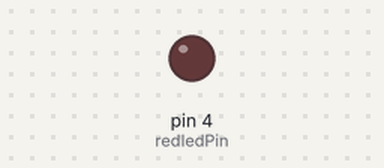
This sketch was run on a simulated Arduino Uno, built with avr-gcc and run on an emulated ATmega328P. Parts: output pins drawn as LEDs (lit = HIGH).

Above: at 7.0 s.
At 19.5 s:
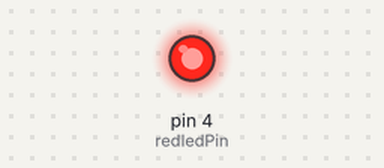
Timing chart, 0 to 32.5 s (numbered marks = the images above):
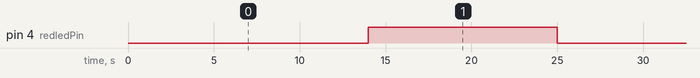

Measured:
- by itself, pin 4 (redledPin): alternates HIGH for 11.0 s and LOW for 14.0 s

The sketch:

Basic_RGB_LED.ino
```cpp
const int redledPin =  4;// the number of the red LED pin
const int blueledPin =  3;// the number of the yellow LED pin
const int greenledPin =  2;// the number of the green LED pin
void setup() {
  // put your setup code here, to run once:
  pinMode(redledPin, OUTPUT);
  //pinMode(yellowledPin, OUTPUT);
  //pinMode(greenledPin, OUTPUT);
}

void loop() {
  int i = 0;
  // put your main code here, to run repeatedly:
  for( i=100; i<150; i++){
  analogWrite(redledPin, i );
  delay(500);
  }
}
```

Tiny9_LIS2HH12.h
```cpp
#include "Arduino.h"

#ifndef LIS2HH12_h
#define LIS2HH12_h

/*************************** REGISTER MAP ***************************/
#define LIS2HH12_RESERVED0		0x00		// Reserved. Do Not Access.
#define LIS2HH12_RESERVED1		0x01		// Reserved. Do Not Access.
#define LIS2HH12_RESERVED2		0x02		// Reserved. Do Not Access.
#define LIS2HH12_RESERVED3		0x03		// Reserved. Do Not Access.
#define LIS2HH12_RESERVED4		0x04		// Reserved. Do Not Access.
#define LIS2HH12_RESERVED5		0x05		// Reserved. Do Not Access.
#define LIS2HH12_RESERVED6		0x06		// Reserved. Do Not Access.
#define LIS2HH12_RESERVED7		0x07		// Reserved. Do Not Access.
#define LIS2HH12_RESERVED8		0x08		// Reserved. Do Not Access.
#define LIS2HH12_RESERVED9		0x09		// Reserved. Do Not Access.
#define LIS2HH12_RESERVEDA		0x0A		// Reserved. Do Not Access.
#define LIS2HH12_TEMP_L			0x0B		// Temperature Low Significant Byte (Read)
#define LIS2HH12_TEMP_H			0x0C		// Temperature High Significant Byte (Read)
#define LIS2HH12_RESERVEDE		0x0E		// Reserved. Do Not Access.
#define LIS2HH12_WHO_AM_I		0x0F		// Device ID. (Read)
#define LIS2HH12_ACT_THS		0x1E		// ? (Read/Write)
#define LIS2HH12_ACT_DUR		0x1F		// ? (Read/Write)
#define LIS2HH12_CTRL1			0x20		// Control Register (Read/Write)
#define LIS2HH12_CTRL2			0x21		// Control Register (Read/Write)
#define LIS2HH12_CTRL3			0x22		// Control Register (Read/Write)
#define LIS2HH12_CTRL4			0x23		// Control Register (Read/Write)
#define LIS2HH12_CTRL5			0x24		// Control Register (Read/Write)
#define LIS2HH12_CTRL6			0x25		// Control Register (Read/Write)
#define LIS2HH12_CTRL7			0x26		// Control Register (Read/Write)
#define LIS2HH12_STATUS			0x27		// Status Data Register (Read)
#define LIS2HH12_OUT_X_L		0x28		// X-Axis_Low BYTE (READ)
#define LIS2HH12_OUT_X_H		0x29		// X-Axis_High BYTE (READ)
#define LIS2HH12_OUT_Y_L		0x2A		// X-Axis_Low BYTE (READ)
#define LIS2HH12_OUT_Y_H		0x2B		// X-Axis_High BYTE (READ)
#define LIS2HH12_OUT_Z_L		0x2C		// X-Axis_Low BYTE (READ)
#define LIS2HH12_OUT_Z_H		0x2D		// X-Axis_High BYTE (READ)
#define LIS2HH12_FIFO_CTRL		0x2E		// FIFI Control (Read/Write)
#define LIS2HH12_FIFO_SRC		0x2F		// FIFO ? (Read)
#define LIS2HH12_IG_CFG1		0x30		// Interrupt Generator 1 configuration (Read/Write)
#define LIS2HH12_IG_SRC1		0x31		// Interrupt Generator 1 status Register (Read)
#define LIS2HH12_IG_THS_X1		0x32		// Interrupt generator 1 X Threshold (Read/Write)
#define LIS2HH12_IG_THS_Y1		0x33		// Interrupt Generator 1 Y Threshold (Read/Write)
#define LIS2HH12_IG_THS_Z1		0x34		// Interrupt Generator 1 Z Threshold (Read/Write)
#define LIS2HH12_IG_DUR1		0x35		// Interrupt Generator 1 Duration (Read/Write)
#define LIS2HH12_IG_CFG2		0x36		// Interrupt Generator 2 configuration (Read/Write)
#define LIS2HH12_IG_SRC2		0x37		// Interrupt Generator 2 status Register (Read)
#define LIS2HH12_IG_THS2		0x38		// Interrupt generator 2 Threshold (Read/Write)
#define LIS2HH12_IG_DUR2		0x39		// Interrupt Generator 2 Duration (Read/Write)

#define LIS2HH12_XL_REFERENCE	0x3A		// Reference X Low (Read/Write)
#define LIS2HH12_XH_REFERENCE	0x3B		// Reference X High (Read/Write)
#define LIS2HH12_YL_REFERENCE	0x3C		// Reference Y Low (Read/Write)
#define LIS2HH12_YH_REFERENCE	0x3D		// Reference Y High (Read/Write)
#define LIS2HH12_ZL_REFERENCE	0x3E		// Reference Z Low (Read/Write)
#define LIS2HH12_ZH_REFERENCE	0x3F		// Reference Z High (Read/Write)


 /************************** INTERRUPT PINS **************************/
#define LIS2HH12_INT1_PIN		0x00		//INT1: 0
#define LIS2HH12_INT2_PIN		0x01		//INT2: 1


 /********************** INTERRUPT BIT POSITION **********************/
#define LIS2HH12_INT_DATA_READY_BIT		0x07
#define LIS2HH12_INT_SINGLE_TAP_BIT		0x06
#define LIS2HH12_INT_DOUBLE_TAP_BIT		0x05
#define LIS2HH12_INT_ACTIVITY_BIT		0x04
#define LIS2HH12_INT_INACTIVITY_BIT		0x03
#define LIS2HH12_INT_FREE_FALL_BIT		0x02
#define LIS2HH12_INT_WATERMARK_BIT		0x01
#define LIS2HH12_INT_OVERRUNY_BIT		0x00

#define LIS2HH12_DATA_READY				0x07
#define LIS2HH12_SINGLE_TAP				0x06
#define LIS2HH12_DOUBLE_TAP				0x05
#define LIS2HH12_ACTIVITY				0x04
#define LIS2HH12_INACTIVITY				0x03
#define LIS2HH12_FREE_FALL				0x02
#define LIS2HH12_WATERMARK				0x01
#define LIS2HH12_OVERRUNY				0x00


 /****************************** ERRORS ******************************/
#define LIS2HH12_OK			1		// No Error
#define LIS2HH12_ERROR		0		// Error Exists

#define LIS2HH12_NO_ERROR	0		// Initial State
#define LIS2HH12_READ_ERROR	1		// Accelerometer Reading Error
#define LIS2HH12_BAD_ARG		2		// Bad Argument


class LIS2HH12
{
public:
	bool status;					// Set When Error Exists

	byte error_code;				// Initial State
	double gains[3];				// Counts to Gs

	LIS2HH12();
	LIS2HH12(int CS);
	void powerOn();
	void readAccel(int* xyx);
	void readAccel(int* x, int* y, int* z);
	void get_Gxyz(double *xyz);

	void setTapThreshold(int tapThreshold);
	int getTapThreshold();
	void setAxisGains(double *_gains);
	void getAxisGains(double *_gains);
	void setAxisOffset(int x, int y, int z);
	void getAxisOffset(int* x, int* y, int*z);
	void setTapDuration(int tapDuration);
	int getTapDuration();
	void setDoubleTapLatency(int doubleTapLatency);
	int getDoubleTapLatency();
	void setDoubleTapWindow(int doubleTapWindow);
	int getDoubleTapWindow();
	void setActivityThreshold(int activityThreshold);
	int getActivityThreshold();
	void setInactivityThreshold(int inactivityThreshold);
	int getInactivityThreshold();
	void setTimeInactivity(int timeInactivity);
	int getTimeInactivity();
	void setFreeFallThreshold(int freeFallthreshold);
	int getFreeFallThreshold();
	void setFreeFallDuration(int freeFallDuration);
	int getFreeFallDuration();

	bool isActivityXEnabled();
	bool isActivityYEnabled();
	bool isActivityZEnabled();
	bool isInactivityXEnabled();
	bool isInactivityYEnabled();
	bool isInactivityZEnabled();
	bool isActivityAc();
	bool isInactivityAc();
	void setActivityAc(bool state);
	void setInactivityAc(bool state);

	bool getSuppressBit();
	void setSuppressBit(bool state);
	bool isTapDetectionOnX();
	void setTapDetectionOnX(bool state);
	bool isTapDetectionOnY();
	void setTapDetectionOnY(bool state);
	bool isTapDetectionOnZ();
	void setTapDetectionOnZ(bool state);
	void setTapDetectionOnXYZ(bool stateX, bool stateY, bool stateZ);

	void setActivityX(bool state);
	void setActivityY(bool state);
	void setActivityZ(bool state);
	void setActivityXYZ(bool stateX, bool stateY, bool stateZ);
	void setInactivityX(bool state);
	void setInactivityY(bool state);
	void setInactivityZ(bool state);
	void setInactivityXYZ(bool stateX, bool stateY, bool stateZ);

	bool isActivitySourceOnX();
	bool isActivitySourceOnY();
	bool isActivitySourceOnZ();
	bool isTapSourceOnX();
	bool isTapSourceOnY();
	bool isTapSourceOnZ();
	bool isAsleep();

	bool isLowPower();
	void setLowPower(bool state);
	double getRate();
	void setRate(double rate);
	void set_bw(byte bw_code);
	byte get_bw_code();

	bool triggered(byte interrupts, int mask);

	byte getInterruptSource();
	bool getInterruptSource(byte interruptBit);
	bool getInterruptMapping(byte interruptBit);
	void setInterruptMapping(byte interruptBit, bool interruptPin);
	bool isInterruptEnabled(byte interruptBit);
	void setInterrupt(byte interruptBit, bool state);
	void setImportantInterruptMapping(int single_tap, int double_tap, int free_fall, int activity, int inactivity);
	void InactivityINT(bool status);
	void ActivityINT(bool status);
	void FreeFallINT(bool status);
	void doubleTapINT(bool status);
	void singleTapINT(bool status);

	void getRangeSetting(byte* rangeSetting);
	void setRangeSetting(int val);
	bool getSelfTestBit();
	void setSelfTestBit(bool selfTestBit);
	bool getSpiBit();
	void setSpiBit(bool spiBit);
	bool getInterruptLevelBit();
	void setInterruptLevelBit(bool interruptLevelBit);
	bool getFullResBit();
	void setFullResBit(bool fullResBit);
	bool getJustifyBit();
	void setJustifyBit(bool justifyBit);
	void printAllRegister();

private:
	void writeTo(byte address, byte val);
	void writeToI2C(byte address, byte val);
	void writeToSPI(byte address, byte val);
	void readFrom(byte address, int num, byte buff[]);
	void readFromI2C(byte address, int num, byte buff[]);
	void readFromSPI(byte address, int num, byte buff[]);
	void setRegisterBit(byte regAdress, int bitPos, bool state);
	bool getRegisterBit(byte regAdress, int bitPos);
	byte _buff[2] ;		//	2 Bytes Buffer
	int _CS = 10;
	bool I2C = true;
	unsigned long SPIfreq = 5000000;
};
void print_byte(byte val);
#endif
```

Source omitted: Tiny9_LIS2HH12.cpp (26627 bytes)
